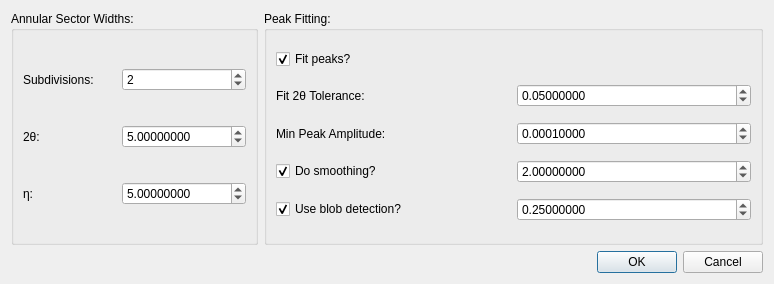
<?xml version="1.0" encoding="UTF-8"?>
<ui version="4.0">
 <class>laue_auto_picker_dialog</class>
 <widget class="QDialog" name="laue_auto_picker_dialog">
  <property name="geometry">
   <rect>
    <x>0</x>
    <y>0</y>
    <width>774</width>
    <height>284</height>
   </rect>
  </property>
  <property name="windowTitle">
   <string>Laue Auto Picker</string>
  </property>
  <layout class="QGridLayout" name="gridLayout_3">
   <item row="3" column="0" colspan="3">
    <widget class="QDialogButtonBox" name="button_box">
     <property name="standardButtons">
      <set>QDialogButtonBox::Cancel|QDialogButtonBox::Ok</set>
     </property>
     <property name="centerButtons">
      <bool>false</bool>
     </property>
    </widget>
   </item>
   <item row="0" column="0" rowspan="2">
    <widget class="QGroupBox" name="annular_sector_widths_group">
     <property name="title">
      <string>Annular Sector Widths:</string>
     </property>
     <layout class="QGridLayout" name="gridLayout_2">
      <item row="2" column="1">
       <widget class="ScientificDoubleSpinBox" name="tth_tol">
        <property name="toolTip">
         <string>&lt;html&gt;&lt;head/&gt;&lt;body&gt;&lt;p&gt;Modifying this will also modify the 2θ width of the material's PlaneData.&lt;/p&gt;&lt;/body&gt;&lt;/html&gt;</string>
        </property>
        <property name="decimals">
         <number>8</number>
        </property>
        <property name="maximum">
         <double>1000000.000000000000000</double>
        </property>
        <property name="singleStep">
         <double>0.100000000000000</double>
        </property>
        <property name="value">
         <double>5.000000000000000</double>
        </property>
       </widget>
      </item>
      <item row="2" column="0">
       <widget class="QLabel" name="tth_tol_label">
        <property name="text">
         <string>2θ:</string>
        </property>
       </widget>
      </item>
      <item row="4" column="0">
       <widget class="QLabel" name="eta_tol_label">
        <property name="text">
         <string>η:</string>
        </property>
       </widget>
      </item>
      <item row="4" column="1">
       <widget class="ScientificDoubleSpinBox" name="eta_tol">
        <property name="decimals">
         <number>8</number>
        </property>
        <property name="maximum">
         <double>1000000.000000000000000</double>
        </property>
        <property name="singleStep">
         <double>0.100000000000000</double>
        </property>
        <property name="value">
         <double>5.000000000000000</double>
        </property>
       </widget>
      </item>
      <item row="0" column="0">
       <widget class="QLabel" name="npdiv_label">
        <property name="text">
         <string>Subdivisions:</string>
        </property>
       </widget>
      </item>
      <item row="0" column="1">
       <widget class="QSpinBox" name="npdiv">
        <property name="minimum">
         <number>1</number>
        </property>
        <property name="maximum">
         <number>100000</number>
        </property>
        <property name="value">
         <number>2</number>
        </property>
       </widget>
      </item>
     </layout>
    </widget>
   </item>
   <item row="0" column="1" rowspan="2" colspan="2">
    <widget class="QGroupBox" name="peak_fitting_group">
     <property name="title">
      <string>Peak Fitting:</string>
     </property>
     <layout class="QGridLayout" name="gridLayout_4">
      <item row="2" column="3">
       <widget class="ScientificDoubleSpinBox" name="fit_tth_tol">
        <property name="decimals">
         <number>8</number>
        </property>
        <property name="maximum">
         <double>1000000.000000000000000</double>
        </property>
        <property name="value">
         <double>0.050000000000000</double>
        </property>
       </widget>
      </item>
      <item row="2" column="2">
       <widget class="QLabel" name="fit_tth_tol_label">
        <property name="text">
         <string>Fit 2θ Tolerance:</string>
        </property>
       </widget>
      </item>
      <item row="3" column="2">
       <widget class="QLabel" name="int_cutoff_label">
        <property name="text">
         <string>Min Peak Amplitude:</string>
        </property>
       </widget>
      </item>
      <item row="5" column="2">
       <widget class="QCheckBox" name="use_blob_detection">
        <property name="text">
         <string>Use blob detection?</string>
        </property>
        <property name="checked">
         <bool>true</bool>
        </property>
       </widget>
      </item>
      <item row="3" column="3">
       <widget class="ScientificDoubleSpinBox" name="min_peak_int">
        <property name="decimals">
         <number>8</number>
        </property>
        <property name="maximum">
         <double>1000000.000000000000000</double>
        </property>
        <property name="value">
         <double>0.000100000000000</double>
        </property>
       </widget>
      </item>
      <item row="4" column="2">
       <widget class="QCheckBox" name="do_smoothing">
        <property name="text">
         <string>Do smoothing?</string>
        </property>
        <property name="checked">
         <bool>true</bool>
        </property>
       </widget>
      </item>
      <item row="4" column="3">
       <widget class="ScientificDoubleSpinBox" name="smoothing_sigma">
        <property name="decimals">
         <number>8</number>
        </property>
        <property name="maximum">
         <double>1000000.000000000000000</double>
        </property>
        <property name="value">
         <double>2.000000000000000</double>
        </property>
       </widget>
      </item>
      <item row="5" column="3">
       <widget class="ScientificDoubleSpinBox" name="blob_threshold">
        <property name="decimals">
         <number>8</number>
        </property>
        <property name="maximum">
         <double>1000000.000000000000000</double>
        </property>
        <property name="value">
         <double>0.250000000000000</double>
        </property>
       </widget>
      </item>
      <item row="0" column="2">
       <widget class="QCheckBox" name="fit_peaks">
        <property name="text">
         <string>Fit peaks?</string>
        </property>
        <property name="checked">
         <bool>true</bool>
        </property>
       </widget>
      </item>
     </layout>
    </widget>
   </item>
  </layout>
 </widget>
 <customwidgets>
  <customwidget>
   <class>ScientificDoubleSpinBox</class>
   <extends>QDoubleSpinBox</extends>
   <header>scientificspinbox.h</header>
  </customwidget>
 </customwidgets>
 <tabstops>
  <tabstop>npdiv</tabstop>
  <tabstop>tth_tol</tabstop>
  <tabstop>eta_tol</tabstop>
  <tabstop>fit_peaks</tabstop>
  <tabstop>fit_tth_tol</tabstop>
  <tabstop>min_peak_int</tabstop>
  <tabstop>do_smoothing</tabstop>
  <tabstop>smoothing_sigma</tabstop>
  <tabstop>use_blob_detection</tabstop>
  <tabstop>blob_threshold</tabstop>
 </tabstops>
 <resources/>
 <connections>
  <connection>
   <sender>button_box</sender>
   <signal>accepted()</signal>
   <receiver>laue_auto_picker_dialog</receiver>
   <slot>accept()</slot>
   <hints>
    <hint type="sourcelabel">
     <x>217</x>
     <y>205</y>
    </hint>
    <hint type="destinationlabel">
     <x>217</x>
     <y>113</y>
    </hint>
   </hints>
  </connection>
  <connection>
   <sender>button_box</sender>
   <signal>rejected()</signal>
   <receiver>laue_auto_picker_dialog</receiver>
   <slot>reject()</slot>
   <hints>
    <hint type="sourcelabel">
     <x>217</x>
     <y>205</y>
    </hint>
    <hint type="destinationlabel">
     <x>217</x>
     <y>113</y>
    </hint>
   </hints>
  </connection>
  <connection>
   <sender>do_smoothing</sender>
   <signal>toggled(bool)</signal>
   <receiver>smoothing_sigma</receiver>
   <slot>setEnabled(bool)</slot>
   <hints>
    <hint type="sourcelabel">
     <x>366</x>
     <y>171</y>
    </hint>
    <hint type="destinationlabel">
     <x>552</x>
     <y>171</y>
    </hint>
   </hints>
  </connection>
  <connection>
   <sender>use_blob_detection</sender>
   <signal>toggled(bool)</signal>
   <receiver>blob_threshold</receiver>
   <slot>setEnabled(bool)</slot>
   <hints>
    <hint type="sourcelabel">
     <x>355</x>
     <y>172</y>
    </hint>
    <hint type="destinationlabel">
     <x>552</x>
     <y>172</y>
    </hint>
   </hints>
  </connection>
  <connection>
   <sender>fit_peaks</sender>
   <signal>toggled(bool)</signal>
   <receiver>fit_tth_tol_label</receiver>
   <slot>setEnabled(bool)</slot>
   <hints>
    <hint type="sourcelabel">
     <x>457</x>
     <y>62</y>
    </hint>
    <hint type="destinationlabel">
     <x>457</x>
     <y>97</y>
    </hint>
   </hints>
  </connection>
  <connection>
   <sender>fit_peaks</sender>
   <signal>toggled(bool)</signal>
   <receiver>fit_tth_tol</receiver>
   <slot>setEnabled(bool)</slot>
   <hints>
    <hint type="sourcelabel">
     <x>457</x>
     <y>62</y>
    </hint>
    <hint type="destinationlabel">
     <x>654</x>
     <y>97</y>
    </hint>
   </hints>
  </connection>
  <connection>
   <sender>fit_peaks</sender>
   <signal>toggled(bool)</signal>
   <receiver>int_cutoff_label</receiver>
   <slot>setEnabled(bool)</slot>
   <hints>
    <hint type="sourcelabel">
     <x>457</x>
     <y>62</y>
    </hint>
    <hint type="destinationlabel">
     <x>457</x>
     <y>134</y>
    </hint>
   </hints>
  </connection>
  <connection>
   <sender>fit_peaks</sender>
   <signal>toggled(bool)</signal>
   <receiver>min_peak_int</receiver>
   <slot>setEnabled(bool)</slot>
   <hints>
    <hint type="sourcelabel">
     <x>457</x>
     <y>62</y>
    </hint>
    <hint type="destinationlabel">
     <x>654</x>
     <y>134</y>
    </hint>
   </hints>
  </connection>
 </connections>
</ui>
